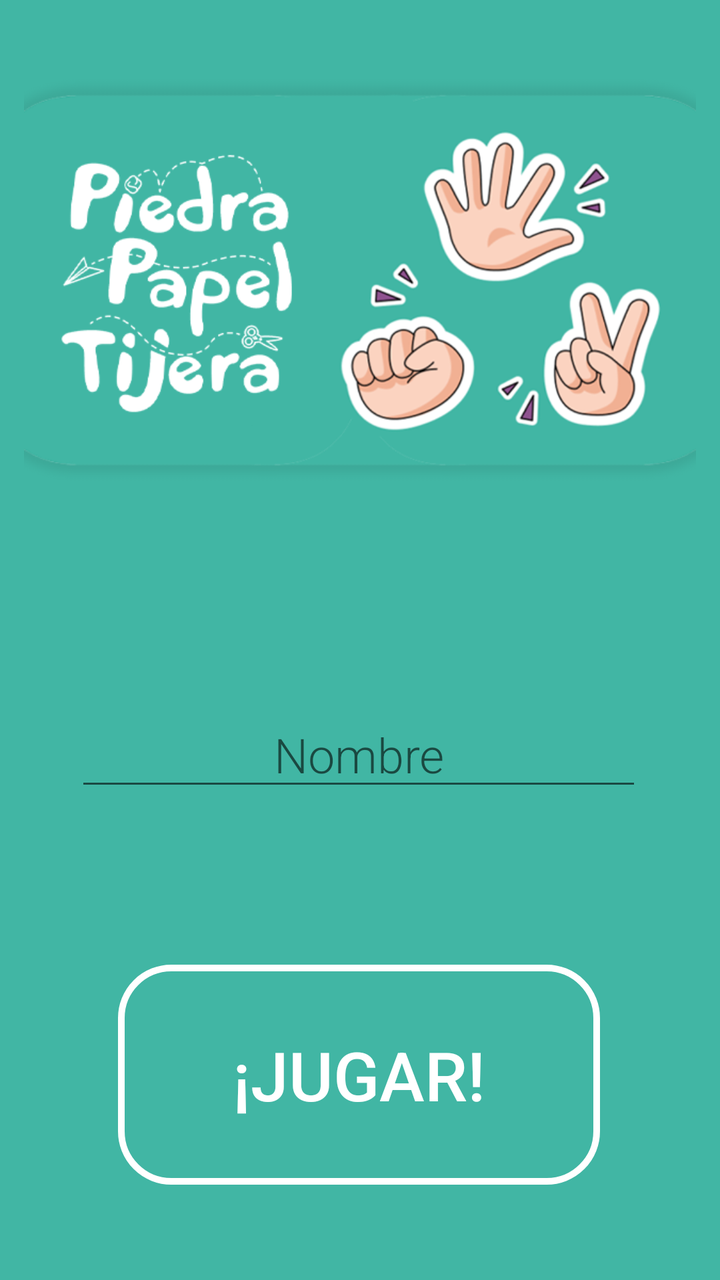
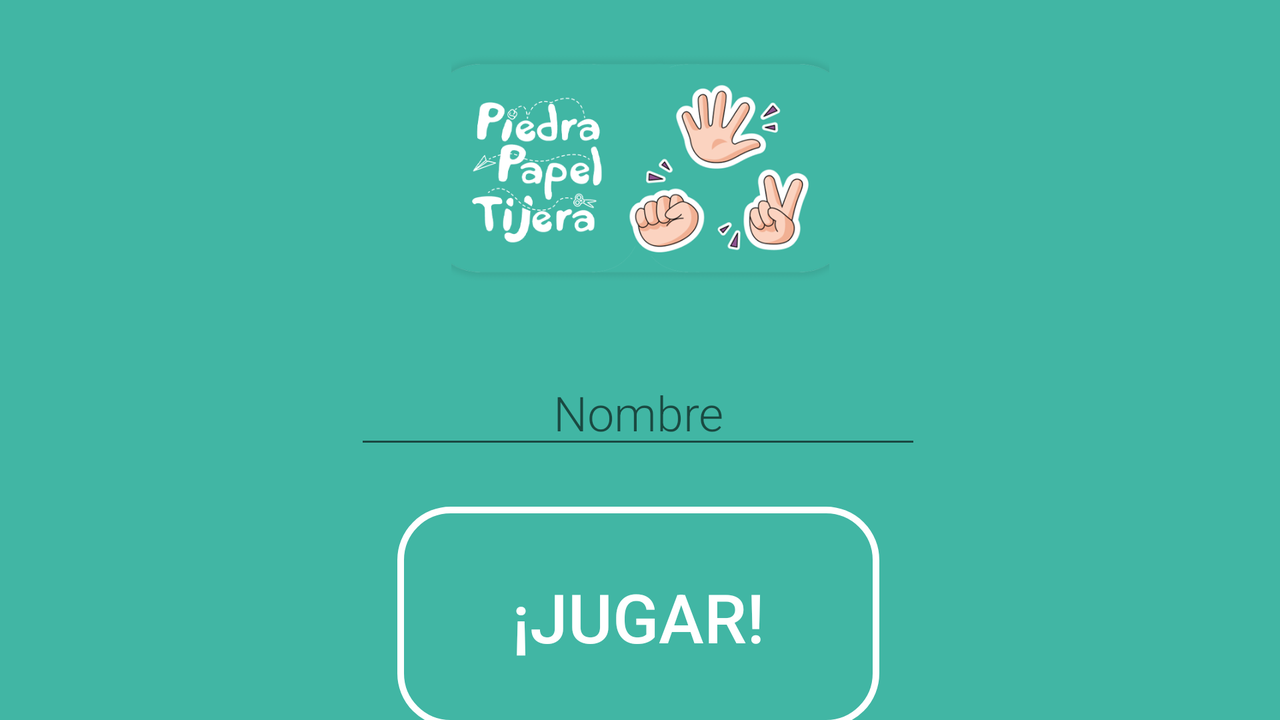

Compare how this app lays out the same screen by default and in its alternative resource folder. The renders come first, then the two layout files and the values they reference.
<!-- AndroidManifest.xml: application theme Theme.U2a2Colorator -->
<!-- res/layout/u2a6_piedra_papel_tijera.xml -->
<?xml version="1.0" encoding="utf-8"?>
<androidx.constraintlayout.widget.ConstraintLayout xmlns:android="http://schemas.android.com/apk/res/android"
    xmlns:app="http://schemas.android.com/apk/res-auto"
    xmlns:tools="http://schemas.android.com/tools"
    android:layout_width="match_parent"
    android:layout_height="match_parent"
    android:background="#41B6A4"
    tools:context=".u2a6PiedraPapelTijera">

    <ImageView
        android:id="@+id/u2a6logoVertical"
        android:layout_width="wrap_content"
        android:layout_height="wrap_content"
        android:layout_marginTop="-10dp"
        app:layout_constraintEnd_toEndOf="parent"
        app:layout_constraintHorizontal_bias="0.0"
        app:layout_constraintStart_toStartOf="parent"
        app:layout_constraintTop_toTopOf="parent"
        app:srcCompat="@drawable/piedrapapeltijeravertical" />

    <Button
        android:id="@+id/u2a6btJugar"
        android:layout_width="241dp"
        android:layout_height="110dp"
        android:layout_marginBottom="38dp"
        android:background="@drawable/a2a6btjugarovalo"
        android:text="¡Jugar!"
        android:textColor="#FFFFFF"
        android:textSize="34sp"
        android:onClick="onClick"
        app:layout_constraintBottom_toBottomOf="@+id/u2a6logoVertical"
        app:layout_constraintEnd_toEndOf="parent"
        app:layout_constraintHorizontal_bias="0.497"
        app:layout_constraintStart_toStartOf="parent" />

    <EditText
        android:id="@+id/u2a6ptNombre"
        android:layout_width="wrap_content"
        android:layout_height="wrap_content"
        android:layout_marginBottom="82dp"
        android:ems="10"
        android:fontFamily="sans-serif-light"
        android:hint="Nombre"
        android:inputType="text"
        android:textAlignment="center"
        android:textColor="#FFFFFF"
        android:textSize="24sp"
        app:layout_constraintBottom_toTopOf="@+id/u2a6btJugar"
        app:layout_constraintEnd_toEndOf="parent"
        app:layout_constraintHorizontal_bias="0.49"
        app:layout_constraintStart_toStartOf="parent" />

    <TextView
        android:id="@+id/u2a6tvValidar"
        android:layout_width="wrap_content"
        android:layout_height="wrap_content"
        android:textColor="#FF0000"
        android:textSize="24sp"
        app:layout_constraintBottom_toTopOf="@+id/u2a6btJugar"
        app:layout_constraintEnd_toEndOf="parent"
        app:layout_constraintStart_toStartOf="parent"
        app:layout_constraintTop_toBottomOf="@+id/u2a6ptNombre" />
</androidx.constraintlayout.widget.ConstraintLayout>
<!-- resources referenced by this layout -->
<resources>
  <!-- drawable a2a6btjugarovalo (drawable) -->
  <?xml version="1.0" encoding="utf-8"?>
  <shape xmlns:android="http://schemas.android.com/apk/res/android">
      <size
          android:height="100dp"
          android:width="300dp"/>
  
      <corners
          android:radius="25dp" />
  
      <stroke
          android:width="10px"
          android:color="@color/white" />
  </shape>
  <!-- drawable piedrapapeltijeravertical: png bitmap (drawable, 107639 bytes) -->
  <style name="Theme.U2a2Colorator" parent="Base.Theme.U2a2Colorator" />
  <style name="Base.Theme.U2a2Colorator" parent="Theme.AppCompat.Light.NoActionBar">
          
          
      </style>
</resources>
<!-- res/layout-land/u2a6_piedra_papel_tijera.xml (the repository's variant of the layout above) -->
<!-- drawn on the phone turned sideways -->
<?xml version="1.0" encoding="utf-8"?>
<androidx.constraintlayout.widget.ConstraintLayout xmlns:android="http://schemas.android.com/apk/res/android"
    xmlns:app="http://schemas.android.com/apk/res-auto"
    xmlns:tools="http://schemas.android.com/tools"
    android:layout_width="match_parent"
    android:layout_height="match_parent"
    android:background="#41B6A4"
    tools:context=".ut02.u2a6PiedraPapelTijera">

    <ImageView
        android:id="@+id/u2a6logoVertical"
        android:layout_width="wrap_content"
        android:layout_height="wrap_content"
        app:layout_constraintEnd_toEndOf="parent"
        app:layout_constraintStart_toStartOf="parent"
        app:layout_constraintTop_toTopOf="parent"
        app:srcCompat="@drawable/piedrapapeltijeravertical" />

    <EditText
        android:id="@+id/u2a6ptNombre"
        android:layout_width="wrap_content"
        android:layout_height="wrap_content"
        android:layout_marginTop="180dp"
        android:ems="10"
        android:fontFamily="sans-serif-light"
        android:hint="Nombre"
        android:inputType="text"
        android:textAlignment="center"
        android:textColor="#FFFFFF"
        android:textSize="24sp"
        app:layout_constraintEnd_toEndOf="@+id/u2a6logoVertical"
        app:layout_constraintHorizontal_bias="0.497"
        app:layout_constraintStart_toStartOf="@+id/u2a6logoVertical"
        app:layout_constraintTop_toTopOf="parent" />

    <Button
        android:id="@+id/u2a6btJugar"
        android:layout_width="241dp"
        android:layout_height="110dp"
        android:layout_marginTop="24dp"
        android:background="@drawable/a2a6btjugarovalo"
        android:onClick="onClick"
        android:text="¡Jugar!"
        android:textColor="#FFFFFF"
        android:textSize="34sp"
        app:layout_constraintEnd_toEndOf="@+id/u2a6ptNombre"
        app:layout_constraintStart_toStartOf="@+id/u2a6ptNombre"
        app:layout_constraintTop_toBottomOf="@+id/u2a6ptNombre" />

    <TextView
        android:id="@+id/u2a6tvValidar"
        android:layout_width="wrap_content"
        android:layout_height="wrap_content"
        android:textColor="#FF0000"
        android:textSize="24sp"
        app:layout_constraintBottom_toTopOf="@+id/u2a6btJugar"
        app:layout_constraintEnd_toEndOf="parent"
        app:layout_constraintStart_toStartOf="parent"
        app:layout_constraintTop_toBottomOf="@+id/u2a6ptNombre" />
</androidx.constraintlayout.widget.ConstraintLayout>
